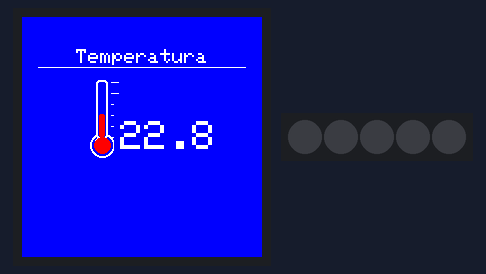
Simulated run of this sketch. Board: Arduino MKR. Shown: 240×240 colour display, 5 RGB LEDs in strip order, left to right.

Above: at 1.43 s.
At 5.93 s:
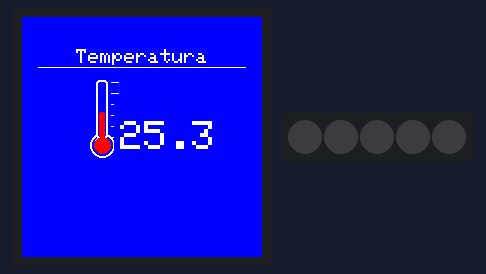
At 10.48 s:
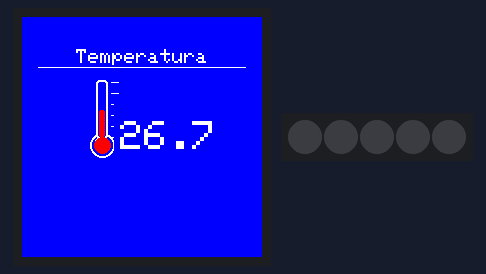
At 19.67 s:
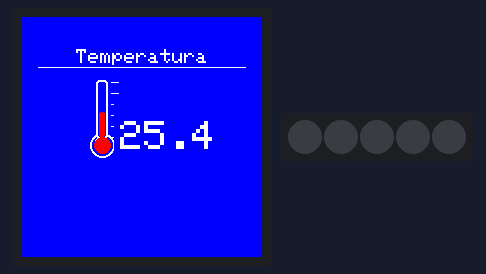
At 29.26 s:
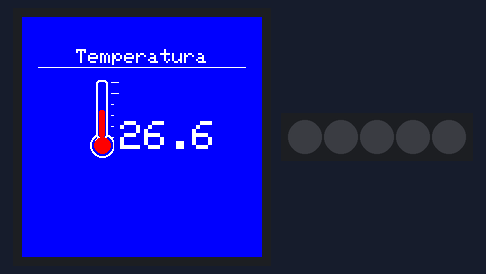
At 38.57 s:
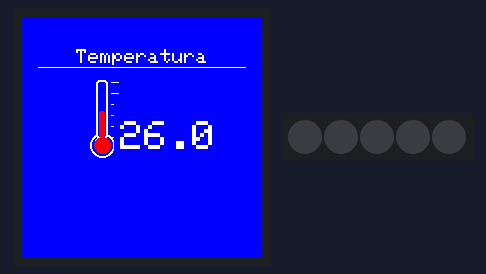

The sketch:

IntefazTermometro.ino
```cpp
#include <Arduino_MKRIoTCarrier.h>

MKRIoTCarrier carrier;

// --- Colores UI ---
const uint16_t BG     = ST77XX_BLUE;
const uint16_t FG     = ST77XX_WHITE;
const uint16_t ACCENT = ST77XX_RED;   // Mercurio

// --- Resolución ---
const int SCREEN_W = 240;
const int SCREEN_H = 240;

// --- Rango de temperatura (para escala) ---
const float TEMP_MIN = 0.0;
const float TEMP_MAX = 50.0;

// --- Márgenes y layout ---
const int TITLE_Y = 32; // posición del título

// Termómetro (izquierda, reducido a ~50%)
const int TH_CENTER_X = 80;             // centrado visualmente a la izquierda
const int TH_CENTER_Y = SCREEN_H / 2 + 8;
const int BULB_R      = 12;             // antes 24 → reducido a la mitad
const int TUBE_W      = 8;              // antes 16
const int TUBE_H      = 55;             // antes 110 → mitad
const int TUBE_TOP    = TH_CENTER_Y - BULB_R - TUBE_H + 4;

// Caja del número (lado derecho)
const int NUM_W = 128;
const int NUM_H = 80;
const int NUM_X = SCREEN_W - 20 - NUM_W / 2;
const int NUM_Y = (SCREEN_H - NUM_H) / 2;

// Animación
float displayTemp = 22.0;
const float EASING = 0.18;
uint32_t lastFrameMs = 0;
const uint16_t FRAME_DT = 40; // 25 FPS

// --- Prototipos ---
void drawStaticUI();
void drawThermometerFrame();
void drawMercury(float tC);
void drawNumeric(float tC);
float clampf(float v, float vmin, float vmax);
float getTemperature(); // demo

void setup() {
  Serial.begin(115200);
  delay(1000);

  CARRIER_CASE = true;
  carrier.begin();

  carrier.display.setRotation(0);
  carrier.display.fillScreen(BG);

  drawStaticUI();
}

void loop() {
  float targetTemp = getTemperature();

  if (millis() - lastFrameMs >= FRAME_DT) {
    lastFrameMs = millis();

    // Suavizado hacia la temperatura objetivo
    displayTemp += (targetTemp - displayTemp) * EASING;

    // Capas dinámicas
    drawMercury(displayTemp);
    drawNumeric(displayTemp);
  }
}

/* =============================
 *  UI ESTÁTICA
 * ============================= */
void drawStaticUI() {
  // Título centrado
  carrier.display.setTextColor(FG);
  carrier.display.setTextSize(2);
  carrier.display.setTextWrap(false);

  String titulo = "Temperatura";
  int16_t x1, y1; uint16_t w, h;
  carrier.display.getTextBounds(titulo, 0, 0, &x1, &y1, &w, &h);
  carrier.display.setCursor((SCREEN_W - w) / 2, TITLE_Y);
  carrier.display.print(titulo);

  // Separador
  carrier.display.drawFastHLine(16, TITLE_Y + 18, SCREEN_W - 32, FG);

  // Termómetro reducido
  drawThermometerFrame();

  // Unidad °C al lado del número
  carrier.display.setTextSize(2);
  carrier.display.setCursor(NUM_X + (NUM_W / 2) - 14, NUM_Y + NUM_H / 2 - 8);
  carrier.display.print("C");
}

/* Dibuja el icono del termómetro (versión reducida) */
void drawThermometerFrame() {
  // Bulbo
  carrier.display.fillCircle(TH_CENTER_X, TH_CENTER_Y, BULB_R, FG);
  carrier.display.fillCircle(TH_CENTER_X, TH_CENTER_Y, BULB_R - 2, BG);

  // Tubo
  const int tubeX0 = TH_CENTER_X - (TUBE_W / 2);
  const int tubeY0 = TUBE_TOP;
  carrier.display.fillRoundRect(tubeX0 - 2, tubeY0 - 2, TUBE_W + 4, TUBE_H + 4, 3, FG);
  carrier.display.fillRoundRect(tubeX0, tubeY0, TUBE_W, TUBE_H, 2, BG);

  // Marcas de referencia (cada 10°C)
  for (int i = 0; i <= 5; i++) {
    int y = TUBE_TOP + (TUBE_H * i) / 5;
    carrier.display.drawFastHLine(tubeX0 + TUBE_W + 5, y, 8, FG);
  }

  // Brillo del bulbo
  carrier.display.fillCircle(TH_CENTER_X - 4, TH_CENTER_Y - 4, 3, FG);
  carrier.display.fillCircle(TH_CENTER_X - 4, TH_CENTER_Y - 4, 2, BG);
}

/* Mercurio animado */
void drawMercury(float tC) {
  tC = clampf(tC, TEMP_MIN, TEMP_MAX);
  float k = (tC - TEMP_MIN) / (TEMP_MAX - TEMP_MIN); // 0..1
  int hMerc = (int)(k * (TUBE_H - 4));

  const int tubeX0 = TH_CENTER_X - (TUBE_W / 2);
  const int tubeY0 = TUBE_TOP;

  // Limpia el tubo
  carrier.display.fillRoundRect(tubeX0, tubeY0, TUBE_W, TUBE_H, 2, BG);

  // Mercurio
  int mercY = tubeY0 + (TUBE_H - hMerc);
  carrier.display.fillRoundRect(tubeX0 + 1, mercY, TUBE_W - 2, hMerc, 2, ACCENT);

  // Bulbo
  carrier.display.fillCircle(TH_CENTER_X, TH_CENTER_Y, BULB_R - 4, ACCENT);
}

/* Número grande (centrado en su caja) */
void drawNumeric(float tC) {
  carrier.display.fillRect(NUM_X - (NUM_W / 2), NUM_Y, NUM_W, NUM_H, BG);
  carrier.display.setTextColor(FG);
  carrier.display.setTextSize(4);

  String s = String(clampf(tC, -99.9, 199.9), 1);
  int16_t x1, y1; uint16_t w, h;
  carrier.display.getTextBounds(s, 0, 0, &x1, &y1, &w, &h);

  int textX = NUM_X - (w / 2) - 10; // pequeño ajuste para la "C"
  int textY = NUM_Y + (NUM_H / 2) - (h / 2);

  carrier.display.setCursor(textX, textY);
  carrier.display.print(s);
}

/* Utilidades */
float clampf(float v, float vmin, float vmax) {
  if (v < vmin) return vmin;
  if (v > vmax) return vmax;
  return v;
}

/* Simulación de temperatura */
float getTemperature() {
  static float a = 0.0;
  a += 0.05;
  return 26.0 + 6.0 * sin(a * 0.7);
}
```
